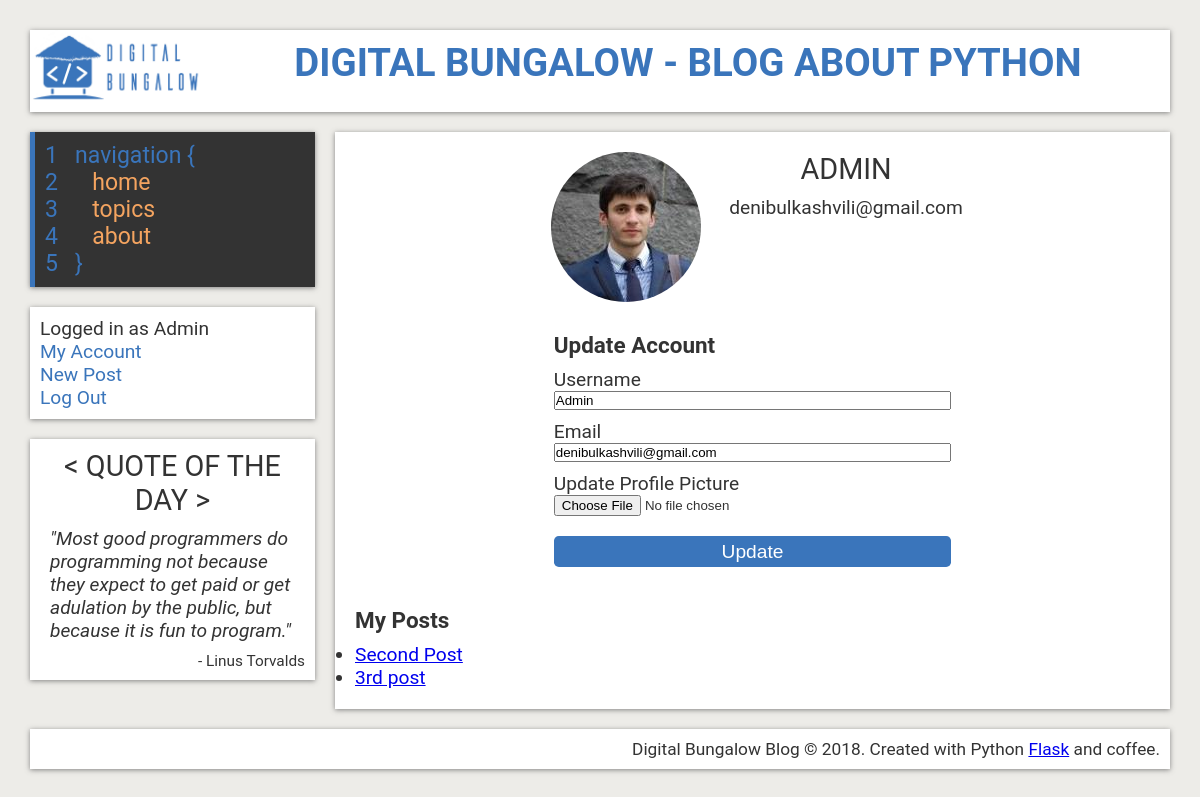
Page /account (signed in) on the earlier database version.
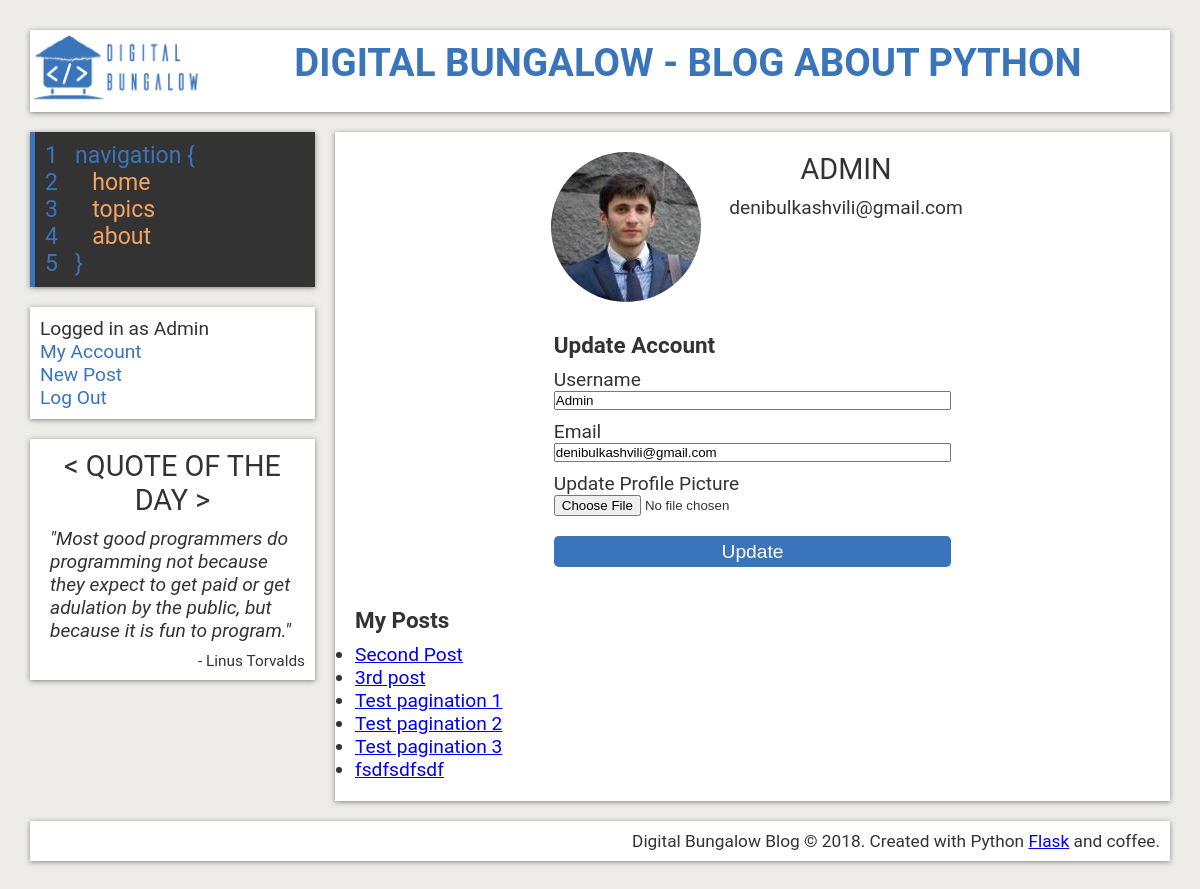
Same page on the later database version.
### flaskblog/models.py (models this page shows, shortened)
class Post(db.Model):
    id = db.Column(db.Integer, primary_key=True)
    title = db.Column(db.String(100), nullable=False)
    date_posted = db.Column(db.DateTime, nullable=False, default=datetime.utcnow)
    content = db.Column(db.Text, nullable=False)
    topic_id = db.Column(db.Integer, db.ForeignKey('topic.id'), nullable=False)
    user_id = db.Column(db.Integer, db.ForeignKey('user.id'), nullable=False)

### flaskblog/routes.py (the view)
@app.route("/account", methods=['GET', 'POST'])
@login_required
def account():
    form = UpdateAccountForm()
    if form.validate_on_submit():
        if form.picture.data:
            picture_file = save_picture(form.picture.data)
            current_user.image_file = picture_file
        current_user.username = form.username.data
        current_user.email = form.email.data
        db.session.commit()
        flash('Your account has been updated', 'success')
        return redirect(url_for('account'))
    elif request.method == 'GET':
        form.username.data = current_user.username
        form.email.data = current_user.email
    image_file = url_for('static', filename='images/' + current_user.image_file)
    return render_template('account.html', title="Account",
                            image_file=image_file, form=form)

### flaskblog/forms.py (shortened to what this page needs)
class UpdateAccountForm(FlaskForm):
    username = StringField('Username', validators=[DataRequired(),
                            Length(min=2, max=20)])
    email = StringField('Email', validators=[DataRequired(), Email()])
    picture = FileField('Update Profile Picture', validators=[FileAllowed(['jpg', 'png'])])
    submit = SubmitField('Update')

### flaskblog/models.py (called while the page is built)
@login_manager.user_loader
def load_user(user_id):
    return User.query.get(int(user_id))

### flaskblog/templates/account.html (shortened to what this page needs)
{% extends "layout.html" %}
{% block content %}
    <article class="account">
      <section class="account-info">
        <img src="{{ image_file }}" alt="">
        <div class="account-info-main">
          <h2>{{ current_user.username }}</h2>
          <p>{{ current_user.email }}</p>
        </div>
      </section>
      <section class="account-form">
        <h3>Update Account</h3>
        <form class="update-account" action="" method="POST" enctype="multipart/form-data">
          <div class="form-group">
            {{  form.username.label }}
            {% if form.username.errors %}
              {{ form.username }}
              <div class="invalid-feedback">
                {% for error in form.username.errors %}
                  <span>{{ error }}</span>
                {% endfor %}
              </div>
            {% else %}
              {{  form.username }}
            {% endif %}
          </div>
          <div class="form-group">
            {{  form.email.label }}
            {% if form.email.errors %}
              {{ form.email }}
              <div class="invalid-feedback">
                {% for error in form.email.errors %}
                  <span>{{ error }}</span>
                {% endfor %}
              </div>
            {% else %}
              {{  form.email }}
            {% endif %}
          </div>
          <div class="form-group">
            {{  form.picture.label }}
            {{  form.picture }}
          </div>
          <div class="form-group btn">
            {{ form.submit }}
          </div>
        </form>
      </section>
      <section class="account-posts">
        <h3>My Posts</h3>
        <ul>
          {% for post in current_user.posts %}
          <li><a href="{{ url_for('post', post_title=post.title) }}">{{ post.title }}</a></li>
          {% endfor %}
        </ul>
      </section>
    </article>
{% endblock content %}

Differences in the rows shown:
added Post: title "Test pagination 1"
added Post: title "Test pagination 2"
added Post: title "Test pagination 3"
added Post: title "fsdfsdfsdf"
